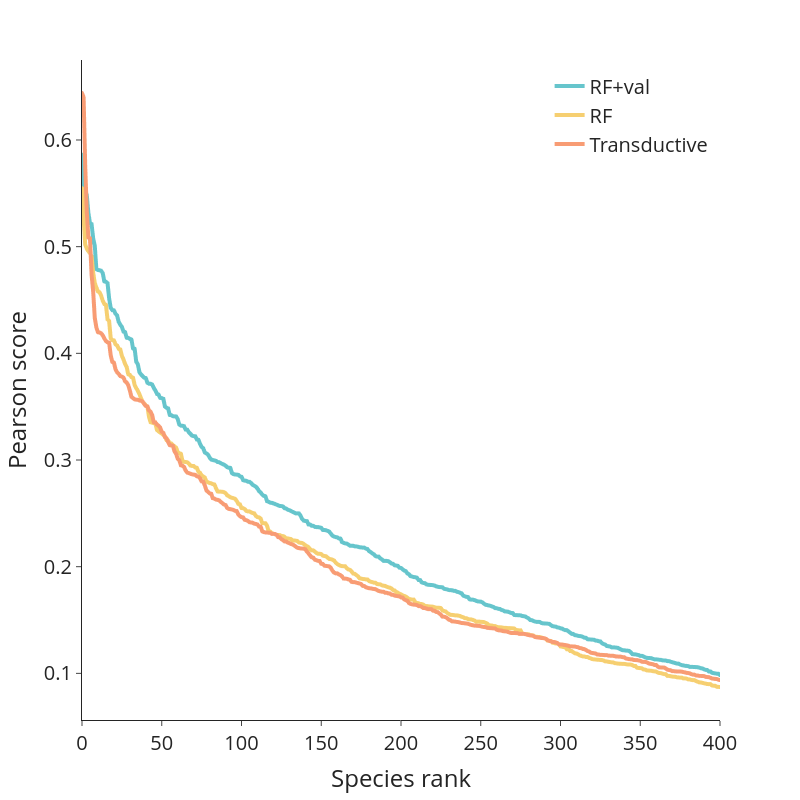

Notebook cell for this chart:
### Code cell
import plotly.express as px

fig = px.line(data[data['x'] <= 400], x='x', y='pearsonr', color='model', template = 'simple_white',
           width = 800, height=800,
           color_discrete_sequence = px.colors.qualitative.Pastel)

fig.update_layout(
    xaxis_title='Species rank',
    yaxis_title='Pearson score',
    font=dict(size=20),
    legend_title_text='',
    legend=dict(yanchor="top",
                y=0.99,
                xanchor="right",
                x=0.99)
)

fig.update_traces(line={'width': 4})

### Figure 1 — Plotly figure (JSON) as saved in the notebook; plotly's stock layout.template omitted (floating-point values rounded to 4 significant figures; data arrays with more than 128 entries replaced by an {"elided": "..."} marker saying what was removed)
{"data": [{"hovertemplate": "model=RF+val<br>x=%{x}<br>pearsonr=%{y}<extra></extra>", "legendgroup": "RF+val", "line": {"color": "rgb(102, 197, 204)", "dash": "solid", "width": 4}, "marker": {"symbol": "circle"}, "mode": "lines", "name": "RF+val", "showlegend": true, "type": "scattergl", "x": {"elided": "401 int values"}, "xaxis": "x", "y": {"elided": "401 float values"}, "yaxis": "y"}, {"hovertemplate": "model=RF<br>x=%{x}<br>pearsonr=%{y}<extra></extra>", "legendgroup": "RF", "line": {"color": "rgb(246, 207, 113)", "dash": "solid", "width": 4}, "marker": {"symbol": "circle"}, "mode": "lines", "name": "RF", "showlegend": true, "type": "scattergl", "x": {"elided": "401 int values"}, "xaxis": "x", "y": {"elided": "401 float values"}, "yaxis": "y"}, {"hovertemplate": "model=Transductive<br>x=%{x}<br>pearsonr=%{y}<extra></extra>", "legendgroup": "Transductive", "line": {"color": "rgb(248, 156, 116)", "dash": "solid", "width": 4}, "marker": {"symbol": "circle"}, "mode": "lines", "name": "Transductive", "showlegend": true, "type": "scattergl", "x": {"elided": "401 int values"}, "xaxis": "x", "y": {"elided": "401 float values"}, "yaxis": "y"}], "layout": {"font": {"size": 20}, "height": 800, "legend": {"title": {"text": ""}, "tracegroupgap": 0, "x": 0.99, "xanchor": "right", "y": 0.99, "yanchor": "top"}, "margin": {"t": 60}, "width": 800, "xaxis": {"anchor": "y", "domain": [0, 1], "title": {"text": "Species rank"}}, "yaxis": {"anchor": "x", "domain": [0, 1], "title": {"text": "Pearson score"}}}}
